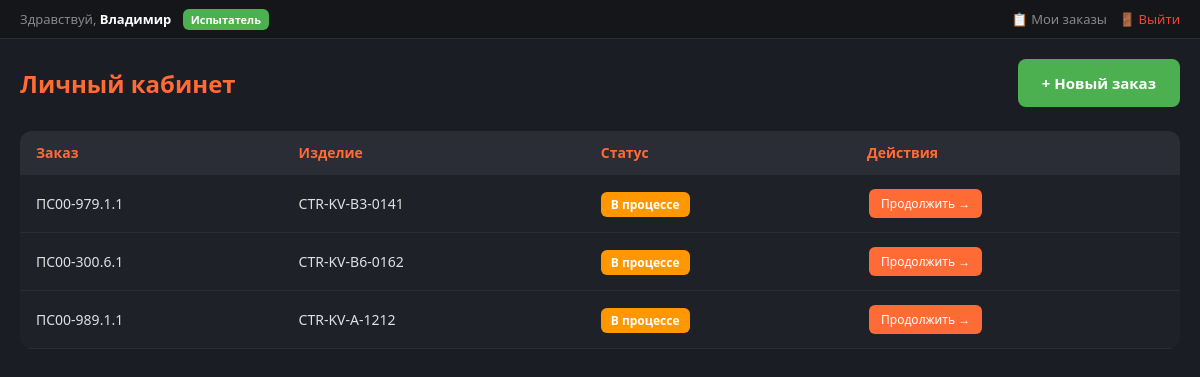
/dashboard (signed in), run on the app's committed database.
### tables this page shows
CREATE TABLE users (
            id INTEGER PRIMARY KEY AUTOINCREMENT,
            login TEXT UNIQUE NOT NULL,
            password_hash TEXT NOT NULL,
            first_name TEXT DEFAULT '',
            last_name TEXT DEFAULT '',
            middle_name TEXT DEFAULT '',
            position TEXT DEFAULT '',
            role TEXT DEFAULT 'tester',
            created_at TIMESTAMP DEFAULT CURRENT_TIMESTAMP
        );

CREATE TABLE orders (
            id INTEGER PRIMARY KEY AUTOINCREMENT,
            order_number TEXT NOT NULL,
            product_name TEXT DEFAULT '',
            department TEXT DEFAULT '',
            user_id INTEGER,
            created_at TIMESTAMP DEFAULT CURRENT_TIMESTAMP,
            FOREIGN KEY (user_id) REFERENCES users(id)
        );

### app/routes.py (the view)
@router.get("/dashboard")
def dashboard_page(request: Request):
    user = get_current_user(request)
    if not user:
        return RedirectResponse("/login", status_code=303)
    is_admin = user["role"] == "admin"
    orders = get_all_orders(user["id"], is_admin)
    for order in orders:
        order["is_completed"] = is_order_completed(order["id"])
        order["photos"] = get_order_photos(order["id"])
        progress = get_order_progress(order["id"])
        order["current_step"] = progress["current_step"]
        order["current_step_url"] = STEP_URLS.get(
            progress["current_step"], "/")
    return templates.TemplateResponse("dashboard.html", {
        "request": request,
        "user": user,
        "orders": orders,
    })

### app/templates/dashboard.html (shortened to what this page needs)
{% extends "base.html" %}
{% block content %}
<div class="dashboard-container">
    <div class="dashboard-header">
        <h1>Личный кабинет</h1>
        <a href="/" class="btn-new-order">+ Новый заказ</a>
    </div>
    {% if orders %}
    <table class="orders-table">
        <thead>
            <tr>
                <th>Заказ</th>
                <th>Изделие</th>
                <th>Статус</th>
                <th>Действия</th>
            </tr>
        </thead>
        <tbody>
            {% for order in orders %}
            <tr>
                <td>{{ order.order_number }}</td>
                <td>{{ order.product_name }}</td>
                <td>
                    {% if order.is_completed %}
                    <span class="status-badge status-completed">Завершён</span>
                    {% else %}
                    <span class="status-badge status-in-progress">В процессе</span>
                    {% endif %}
                </td>
                    <td>
                        {% if order.is_completed %}
                        <a href="/protocol?order_id={{ order.id }}" class="btn-action btn-protocol">Протокол</a>
                        <a href="javascript:void(0)" onclick="openShildikModal({{ order.id }})" class="btn-action btn-shild">Шильдик</a>
                        {% if order.photos %}
                        <a href="/photo?order_id={{ order.id }}" class="btn-action btn-photo">Фото ({{ order.photos | length }})</a>
                        {% endif %}
                        {% else %}
                        <a href="{{ order.current_step_url }}?order_id={{ order.id }}" class="btn-action btn-continue">Продолжить →</a>
                        {% endif %}
                    </td>
            </tr>
            {% endfor %}
        </tbody>
    </table>
    {% else %}
    <div class="empty-state">
        <div class="icon">📋</div>
        <p>Заказов пока нет</p>
        <p style="margin-top: 8px;">Нажмите «+ Новый заказ» чтобы начать проверку</p>
    </div>
    {% endif %}
</div>
{% endblock %}

### app/templates/base.html (shortened to what this page needs)
<!DOCTYPE html>
<html lang="ru">
<head>
    <link rel="stylesheet" href="/static/css/style.css">
</head>
<body>
    {% if user %}
    <div class="top-bar">
        <div class="user-info">
            Здравствуй, <strong>{{ user.first_name or user.login }}</strong>
            {% if user.role == 'admin' %}
            <span class="role-badge role-admin">Админ</span>
            {% else %}
            <span class="role-badge role-tester">Испытатель</span>
            {% endif %}
        </div>
        <div class="nav-links">
            <a href="/dashboard">📋 Мои заказы</a>
            <a href="/logout" style="color:#f44336;">🚪 Выйти</a>
        </div>
    </div>
    {% endif %}
    {% set step_order = ["order", "gch", "g3", "pg3", "visual", "measurements", "protocol", "photo"] %}
    {% set step_names = {
        "order": "📷 Заказ",
        "gch": "📐 ГЧ",
        "g3": "🔧 Г3",
        "pg3": "📋 ПГ3",
        "visual": "🔍 Контроль",
        "measurements": "⚡ Измерения",
        "photo": "📸 Фото",
        "protocol": "📄 Протокол"
    } %}
    {% set step_urls = {
        "order": "/",
        "gch": "/check-gch",
        "g3": "/check-g3",
        "pg3": "/check-pg3",
        "visual": "/visual-check",
        "measurements": "/measurements",
        "photo": "/photo",
        "protocol": "/protocol"
    } %}
    {% block content %}{% endblock %}
</body>
</html>

### app/static/css/style.css (style rules this page uses)
* { margin: 0; padding: 0; box-sizing: border-box; }
body { font-family: 'Segoe UI', 'Arial', sans-serif; background: #1a1d23; color: #e0e0e0; min-height: 100vh; }

### app/templates/base.html (style rules this page uses)
* { margin: 0; padding: 0; box-sizing: border-box; }
body { font-family: 'Segoe UI', 'Arial', sans-serif; background: #1a1d23; color: #e0e0e0; min-height: 100vh; }
.top-bar { background: #14161a; padding: 10px 20px; display: flex; justify-content: space-between; align-items: center; border-bottom: 1px solid #2a2d35; }
.top-bar .user-info { font-size: 13px; color: #888; }
.top-bar .user-info strong { color: #fff; }
.top-bar .nav-links { display: flex; gap: 12px; }
.top-bar .nav-links a { color: #888; text-decoration: none; font-size: 13px; }
.role-badge { padding: 3px 8px; border-radius: 6px; font-size: 11px; margin-left: 8px; font-weight: 600; }
.role-tester { background: #4caf50; color: #fff; }

### app/templates/dashboard.html (style rules this page uses)
.dashboard-container { max-width: 1200px; margin: 0 auto; padding: 20px; }
.dashboard-header { display: flex; justify-content: space-between; align-items: center; margin-bottom: 24px; }
.dashboard-header h1 { font-size: 24px; color: #ff6b35; }
.btn-new-order { padding: 14px 24px; background: #4caf50; color: #fff; border: none; border-radius: 8px; font-size: 15px; font-weight: 600; cursor: pointer; text-decoration: none; }
.orders-table { width: 100%; border-collapse: collapse; background: #1e2128; border-radius: 12px; overflow: hidden; }
.orders-table th, .orders-table td { padding: 12px 16px; text-align: left; font-size: 14px; border-bottom: 1px solid #2a2d35; }
.orders-table th { background: #2a2d35; color: #ff6b35; font-weight: 600; }
.status-badge { padding: 4px 10px; border-radius: 6px; font-size: 12px; font-weight: 600; }
.status-in-progress { background: #ff9800; color: #fff; }
.btn-action { padding: 6px 12px; border-radius: 6px; font-size: 12px; cursor: pointer; text-decoration: none; display: inline-block; margin: 2px; border: none; }
.btn-continue { background: #ff6b35; color: #fff; }

### data on the page
users: first_name "Владимир"
orders: order_number "ПС00-979.1.1", product_name "CTR-KV-B3-0141"
orders: order_number "ПС00-300.6.1", product_name "CTR-KV-B6-0162"
orders: order_number "ПС00-989.1.1", product_name "CTR-KV-A-1212"
